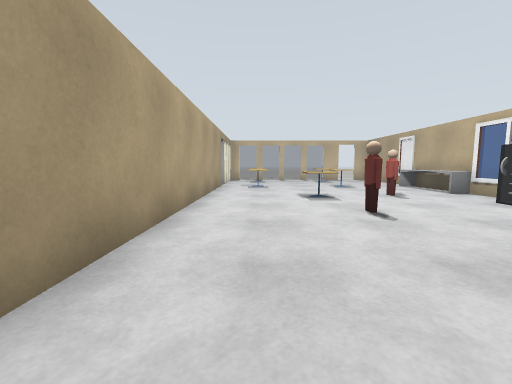
View 1 (above)

13 first-person views from a walk through a world built for the Gazebo simulator. The camera is 1 m above the floor, tilts 6° down and sees 90° across. The floor is counted in squares, 1 m on a side. Each view is taken from the middle of a square. On the plan, view 1 faces up. The plan holds only what a view shows up to about 11 squares ahead; the rest is blank. The robots in the file are not drawn. Simple shapes stand in for some stock models.

View 2
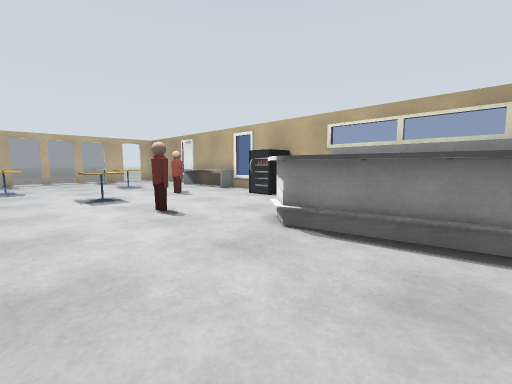

View 3
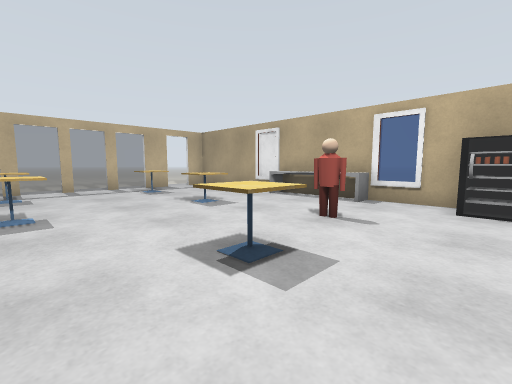

View 4
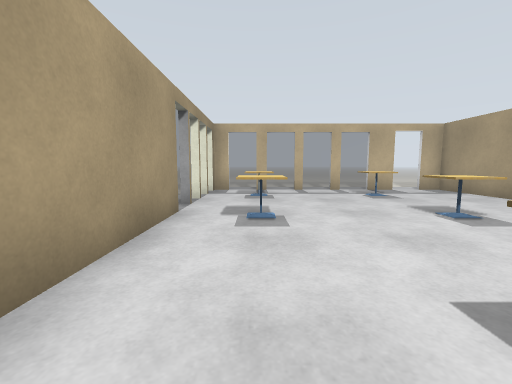

View 5
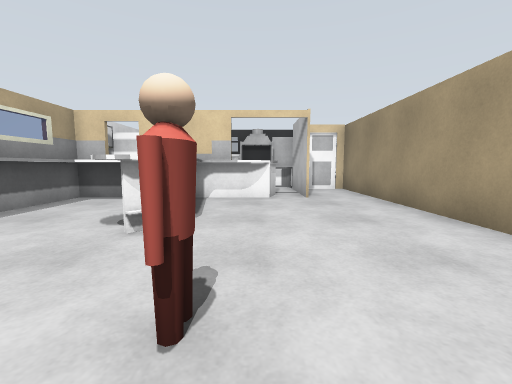

View 6
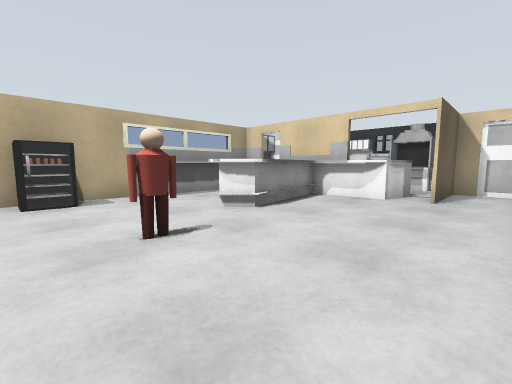

View 7
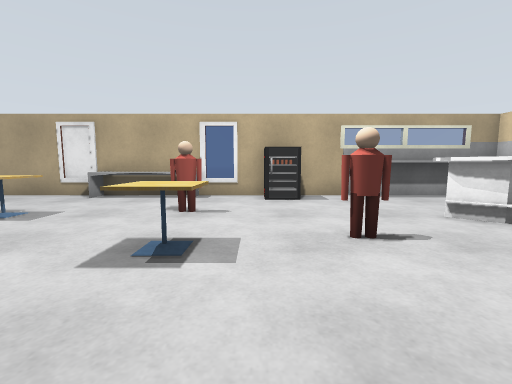

View 8
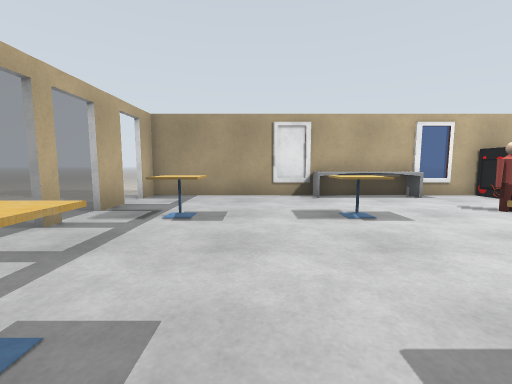

View 9
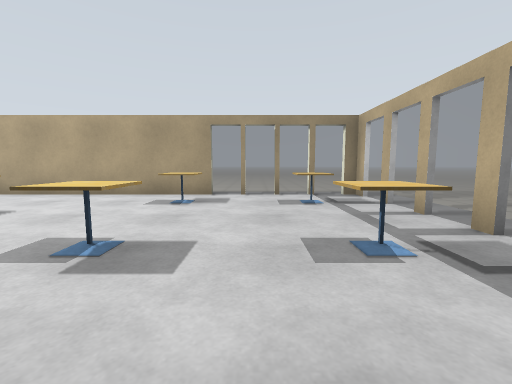

View 10
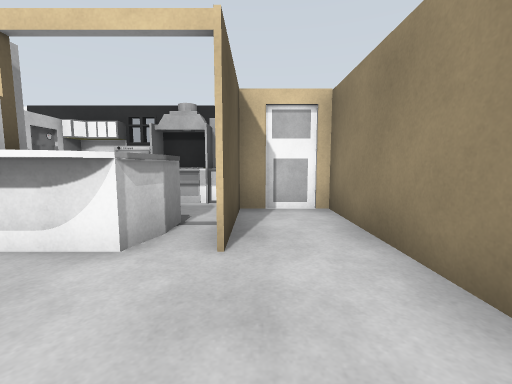

View 11
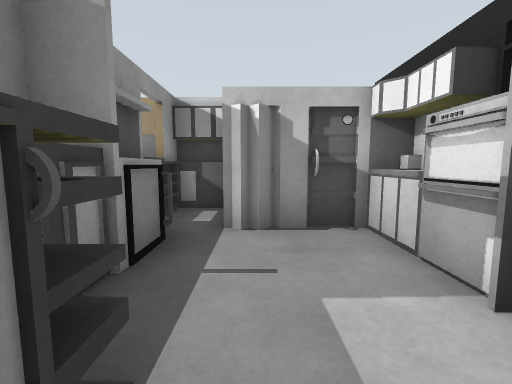

View 12
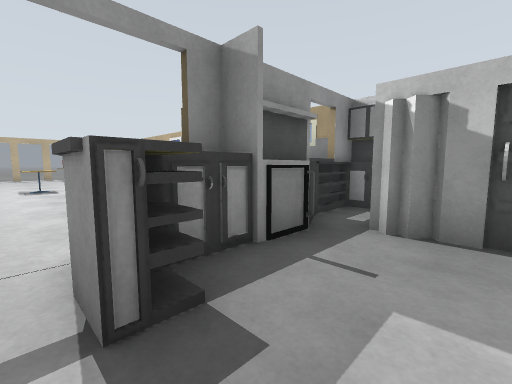

View 13
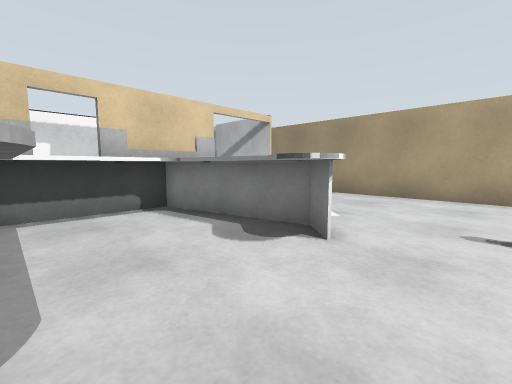

### Floor plan
Key: @ floor where view 1 was taken; # wall or solid block; . main floor; - floor 0.25 m lower than the main floor; = window, fence, low wall or low ledge; P person; T table.
Columns run from 2 left of view 1 to 8 right of it. Each row starts with its distance up from view 1.
 20  ---
 19  ----
 18 ..........
 17 #======#.##
 16 =.T...T...#
 15 =.T...T...#
 14 =.........#
 13 =.........#
 12 #.T...T..##
 11 #........#
 10 #........#
  9 #......P.#
  8 #...T..P.==
  7 #.........#
  6 #....P...=#
  5 #....P....#
  4 #........##
  3 #....##..#
  2 #....##..#
  1 #.....#..#
  0 #.@...####
 -1 #.#.######
 -2 #.#.#.=###
 -3 #.#....###
 -4 ###....#
 -5   ######

Positions as (right, up) in squares from view 1, and headings:
1: (0, 0), facing up
2: (0, 0), facing up-right
3: (0, 6), facing up-right
4: (0, 7), facing up
5: (2, 7), facing down
6: (-1, 7), facing down-right
7: (-1, 7), facing right
8: (-1, 14), facing right
9: (7, 14), facing left
10: (0, 2), facing down
11: (1, -3), facing right
12: (1, -4), facing up-right
13: (7, 5), facing down-left
